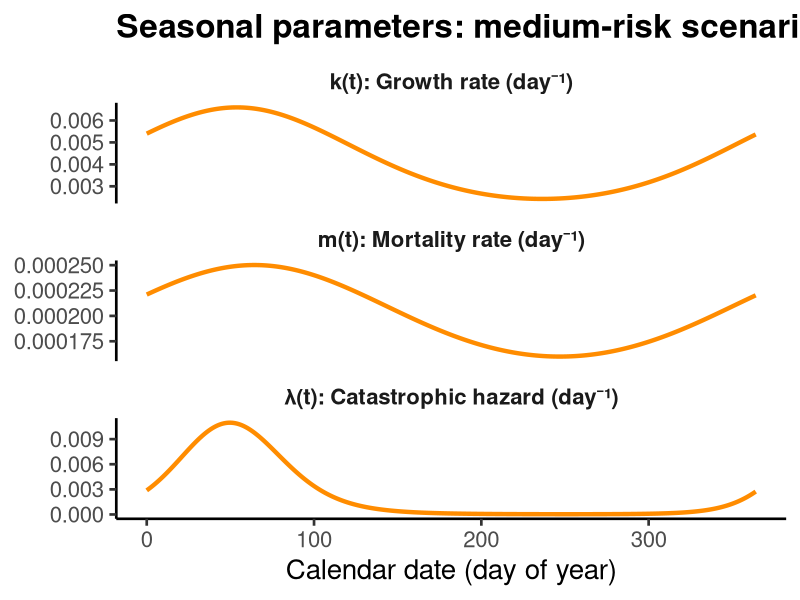
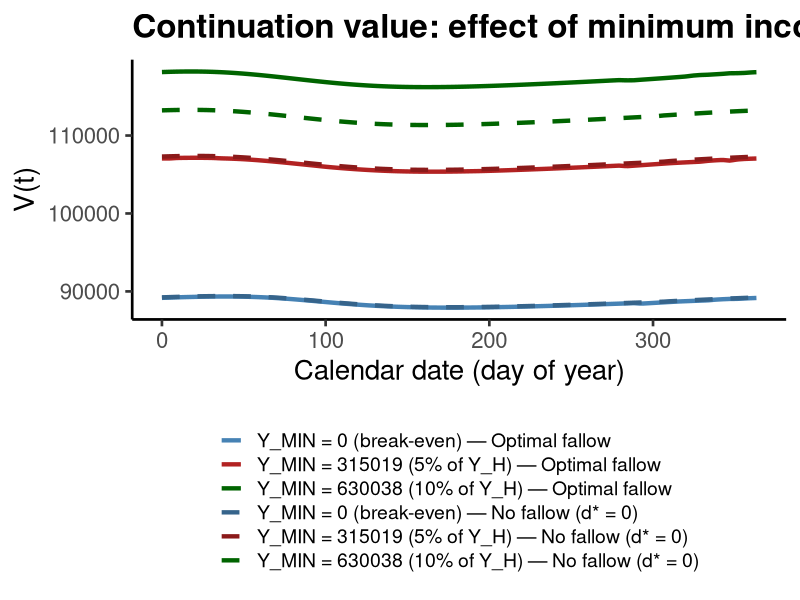
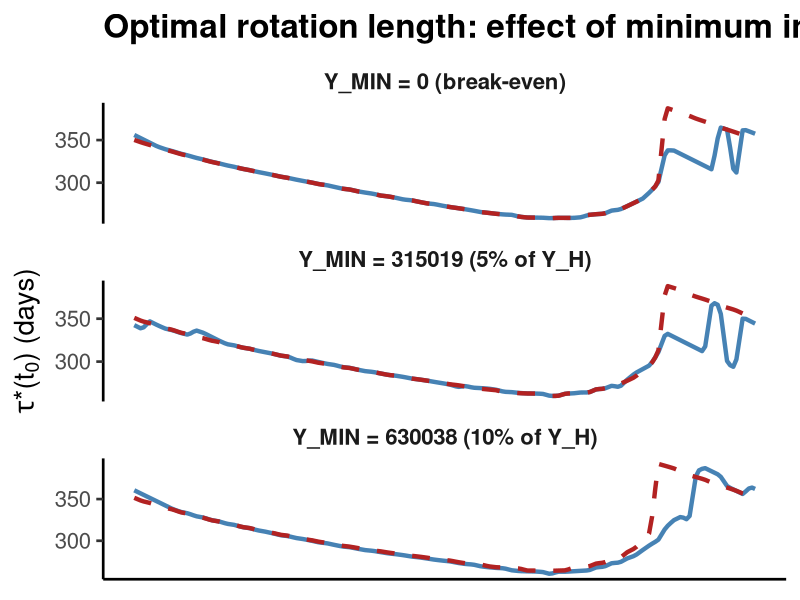
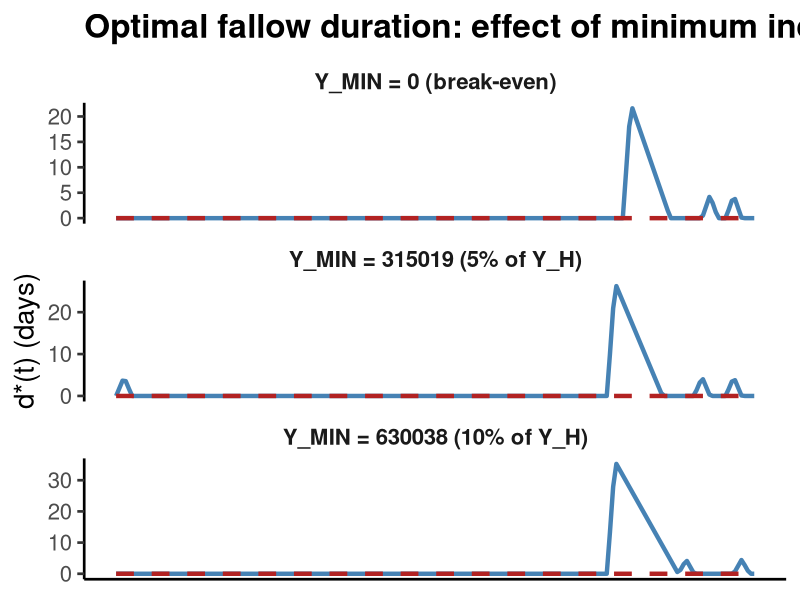
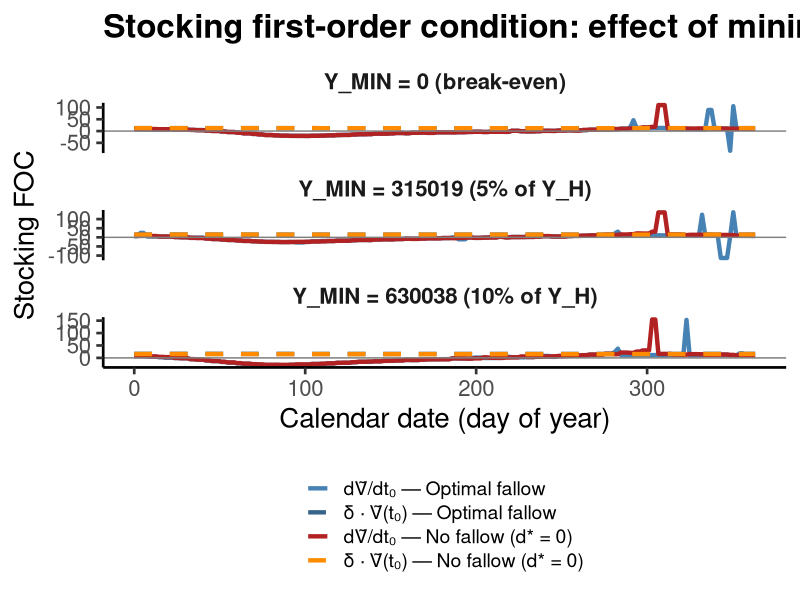

R code for these plots, in order:
library(ggplot2)
library(tidyr)

if (!requireNamespace("gridExtra", quietly = TRUE)) {
  install.packages("gridExtra", repos = "https://cloud.r-project.org")
}
library(gridExtra)

# ── Read data ─────────────────────────────────────────────────────────────────
params  <- read.csv("results/simulations/minimum_income_params.csv")
grid    <- read.csv("results/simulations/minimum_income_grid.csv")
scalars <- read.csv("results/simulations/minimum_income_scalars.csv")

outdir <- "results/figures"
dir.create(outdir, showWarnings = FALSE, recursive = TRUE)

Y_MIN_5  <- round(scalars$Y_MIN_5pct, 0)
Y_MIN_10 <- round(scalars$Y_MIN_10pct, 0)
Y_H_val  <- round(scalars$Y_H_hom, 0)

# ── Labels ────────────────────────────────────────────────────────────────────
ymin_labels <- c(
  "ymin_zero"  = "Y_MIN = 0 (break-even)",
  "ymin_5pct"  = paste0("Y_MIN = ", Y_MIN_5, " (5% of Y_H)"),
  "ymin_10pct" = paste0("Y_MIN = ", Y_MIN_10, " (10% of Y_H)")
)

grid$ymin_label <- factor(ymin_labels[grid$ymin_case],
  levels = c("Y_MIN = 0 (break-even)",
             paste0("Y_MIN = ", Y_MIN_5, " (5% of Y_H)"),
             paste0("Y_MIN = ", Y_MIN_10, " (10% of Y_H)")))

grid$fallow_label <- factor(
  ifelse(grid$fallow == "optimal_fallow", "Optimal fallow", "No fallow (d* = 0)"),
  levels = c("Optimal fallow", "No fallow (d* = 0)")
)

ymin_colors <- c(
  "Y_MIN = 0 (break-even)" = "steelblue",
  setNames("firebrick", paste0("Y_MIN = ", Y_MIN_5, " (5% of Y_H)")),
  setNames("darkgreen", paste0("Y_MIN = ", Y_MIN_10, " (10% of Y_H)"))
)

# ══════════════════════════════════════════════════════════════════════════════
# Plot 1: Seasonal parameters (shared across both Y_MIN cases)
# ══════════════════════════════════════════════════════════════════════════════

params_long <- data.frame(
  t = rep(params$t, 3),
  value = c(params$k, params$m, params$lambda),
  panel = factor(rep(
    c("k(t): Growth rate (day\u207b\u00b9)",
      "m(t): Mortality rate (day\u207b\u00b9)",
      "\u03bb(t): Catastrophic hazard (day\u207b\u00b9)"),
    each = nrow(params)),
    levels = c("k(t): Growth rate (day\u207b\u00b9)",
               "m(t): Mortality rate (day\u207b\u00b9)",
               "\u03bb(t): Catastrophic hazard (day\u207b\u00b9)"))
)

p1 <- ggplot(params_long, aes(x = t, y = value)) +
  geom_line(linewidth = 1.5, color = "darkorange") +
  facet_wrap(~ panel, scales = "free_y", ncol = 1) +
  labs(x = "Calendar date (day of year)",
       y = NULL,
       title = "Seasonal parameters: medium-risk scenario") +
  theme_classic(base_size = 20) +
  theme(
    strip.text = element_text(face = "bold", size = 16),
    strip.background = element_blank(),
    plot.title = element_text(face = "bold")
  )

ggsave(file.path(outdir, "minimum_income_params.png"), p1,
       width = 12, height = 14, dpi = 400)
cat("Saved minimum_income_params.png\n")

# ══════════════════════════════════════════════════════════════════════════════
# Plot 2: Continuation value V(t) — Y_MIN cases × fallow conditions
# ══════════════════════════════════════════════════════════════════════════════

grid$group <- interaction(grid$ymin_label, grid$fallow_label, sep = " \u2014 ")

group_colors <- setNames(
  c("steelblue", "steelblue4", "firebrick", "firebrick4", "darkgreen", "darkgreen"),
  c(paste0("Y_MIN = 0 (break-even) \u2014 Optimal fallow"),
    paste0("Y_MIN = 0 (break-even) \u2014 No fallow (d* = 0)"),
    paste0("Y_MIN = ", Y_MIN_5, " (5% of Y_H) \u2014 Optimal fallow"),
    paste0("Y_MIN = ", Y_MIN_5, " (5% of Y_H) \u2014 No fallow (d* = 0)"),
    paste0("Y_MIN = ", Y_MIN_10, " (10% of Y_H) \u2014 Optimal fallow"),
    paste0("Y_MIN = ", Y_MIN_10, " (10% of Y_H) \u2014 No fallow (d* = 0)"))
)

group_lines <- setNames(
  c("solid", "dashed", "solid", "dashed", "solid", "dashed"),
  names(group_colors)
)

p2 <- ggplot(grid, aes(x = t, y = V, color = group, linetype = group)) +
  geom_line(linewidth = 1.5) +
  scale_color_manual(values = group_colors) +
  scale_linetype_manual(values = group_lines) +
  labs(x = "Calendar date (day of year)",
       y = "V(t)",
       color = NULL, linetype = NULL,
       title = "Continuation value: effect of minimum income guarantee") +
  theme_classic(base_size = 20) +
  theme(
    legend.position = "bottom",
    legend.text = element_text(size = 14),
    legend.direction = "vertical",
    plot.title = element_text(face = "bold")
  )

ggsave(file.path(outdir, "minimum_income_V.png"), p2,
       width = 12, height = 8, dpi = 400)
cat("Saved minimum_income_V.png\n")

# ══════════════════════════════════════════════════════════════════════════════
# Plot 3: Optimal policies — τ*(t₀), d*(t), stocking FOC
#          Rows = Y_MIN cases, fallow conditions overlaid
# ══════════════════════════════════════════════════════════════════════════════

fallow_colors <- c("Optimal fallow" = "steelblue",
                    "No fallow (d* = 0)" = "firebrick")
fallow_lines  <- c("Optimal fallow" = "solid",
                    "No fallow (d* = 0)" = "dashed")

# ── τ*(t₀) ─────────────────────────────────────────────────────────────────
p3_tau <- ggplot(grid, aes(x = t, y = tau_star, color = fallow_label,
                            linetype = fallow_label)) +
  geom_line(linewidth = 1.5) +
  facet_wrap(~ ymin_label, ncol = 1, scales = "free_y") +
  scale_color_manual(values = fallow_colors) +
  scale_linetype_manual(values = fallow_lines) +
  labs(x = NULL,
       y = expression(paste(tau, "*(t"[0], ") (days)")),
       color = NULL, linetype = NULL,
       title = "Optimal rotation length: effect of minimum income guarantee") +
  theme_classic(base_size = 20) +
  theme(
    legend.position = "none",
    plot.title = element_text(face = "bold"),
    strip.text = element_text(face = "bold", size = 16),
    strip.background = element_blank(),
    axis.text.x = element_blank(),
    axis.ticks.x = element_blank()
  )

# ── d*(t) ───────────────────────────────────────────────────────────────────
p3_d <- ggplot(grid, aes(x = t, y = d_star, color = fallow_label,
                          linetype = fallow_label)) +
  geom_line(linewidth = 1.5) +
  facet_wrap(~ ymin_label, ncol = 1, scales = "free_y") +
  scale_color_manual(values = fallow_colors) +
  scale_linetype_manual(values = fallow_lines) +
  labs(x = NULL,
       y = "d*(t) (days)",
       color = NULL, linetype = NULL,
       title = "Optimal fallow duration: effect of minimum income guarantee") +
  theme_classic(base_size = 20) +
  theme(
    legend.position = "none",
    plot.title = element_text(face = "bold"),
    strip.text = element_text(face = "bold", size = 16),
    strip.background = element_blank(),
    axis.text.x = element_blank(),
    axis.ticks.x = element_blank()
  )

# ── Stocking FOC ────────────────────────────────────────────────────────────
foc_long <- data.frame(
  t = rep(grid$t, 2),
  value = c(grid$Vtilde_prime, grid$delta_Vtilde),
  component = factor(rep(
    c("d\u1e7c/dt\u2080", "\u03b4 \u00b7 \u1e7c(t\u2080)"),
    each = nrow(grid)),
    levels = c("d\u1e7c/dt\u2080", "\u03b4 \u00b7 \u1e7c(t\u2080)")),
  ymin_label = rep(grid$ymin_label, 2),
  fallow = rep(grid$fallow_label, 2)
)
foc_long$group <- interaction(foc_long$component, foc_long$fallow, sep = " \u2014 ")

p3_foc <- ggplot(foc_long, aes(x = t, y = value, color = group, linetype = group)) +
  geom_line(linewidth = 1.5) +
  geom_hline(yintercept = 0, color = "grey50", linewidth = 0.5) +
  facet_wrap(~ ymin_label, ncol = 1, scales = "free_y") +
  scale_color_manual(values = c(
    "d\u1e7c/dt\u2080 \u2014 Optimal fallow" = "steelblue",
    "\u03b4 \u00b7 \u1e7c(t\u2080) \u2014 Optimal fallow" = "steelblue4",
    "d\u1e7c/dt\u2080 \u2014 No fallow (d* = 0)" = "firebrick",
    "\u03b4 \u00b7 \u1e7c(t\u2080) \u2014 No fallow (d* = 0)" = "darkorange")) +
  scale_linetype_manual(values = c(
    "d\u1e7c/dt\u2080 \u2014 Optimal fallow" = "solid",
    "\u03b4 \u00b7 \u1e7c(t\u2080) \u2014 Optimal fallow" = "dashed",
    "d\u1e7c/dt\u2080 \u2014 No fallow (d* = 0)" = "solid",
    "\u03b4 \u00b7 \u1e7c(t\u2080) \u2014 No fallow (d* = 0)" = "dashed")) +
  labs(x = "Calendar date (day of year)",
       y = "Stocking FOC",
       color = NULL, linetype = NULL,
       title = "Stocking first-order condition: effect of minimum income guarantee") +
  theme_classic(base_size = 20) +
  theme(
    legend.position = "bottom",
    legend.text = element_text(size = 14),
    legend.direction = "vertical",
    plot.title = element_text(face = "bold"),
    strip.text = element_text(face = "bold", size = 16),
    strip.background = element_blank()
  )

ggsave(file.path(outdir, "minimum_income_tau.png"), p3_tau,
       width = 12, height = 14, dpi = 400)
cat("Saved minimum_income_tau.png\n")

ggsave(file.path(outdir, "minimum_income_d.png"), p3_d,
       width = 12, height = 14, dpi = 400)
cat("Saved minimum_income_d.png\n")

ggsave(file.path(outdir, "minimum_income_foc.png"), p3_foc,
       width = 12, height = 14, dpi = 400)
cat("Saved minimum_income_foc.png\n")
